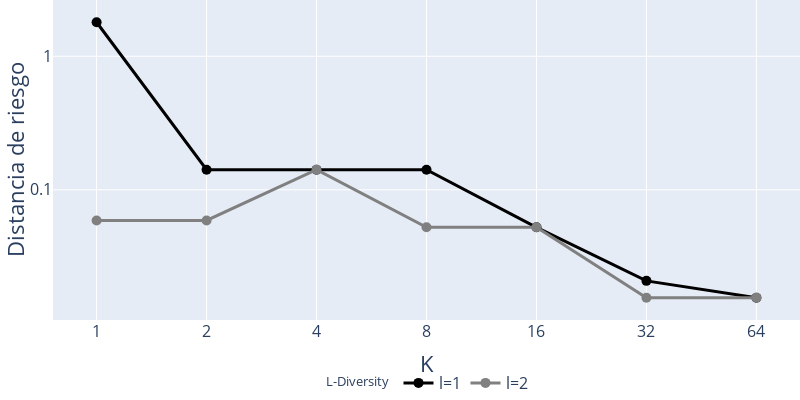

Notebook source saved alongside this figure:
### Markdown cell above
### Resultados de aplicar únicamente k-anonimity y l-diversity
La gráfica muestra claramente cómo la métrica `risk_distance` disminuye a medida que aumenta el valor de k, tanto para l=1 (azul) como para l=2 (naranja). Sin embargo, la reducción es más pronunciada para l=2, lo que indica que aplicar l-diversity adicionalmente a k-anonimity logra una mayor protección (menor riesgo) en los datos. Esto resalta la importancia de combinar ambos enfoques para mejorar la privacidad.

### Code cell
# Filtrar los resultados para t=0 (solo k y l)
data_kl = []
for (k_val, l_val, t_val), df in anonymity_dict.items():
    if t_val == 1.0:
        for v in df['risk_distance'].values.astype(float):
            data_kl.append({'k': k_val, 'l': l_val, 'risk_distance': v})

df_kl = pd.DataFrame(data_kl)

fig_kl = go.Figure()

colors = {1: 'black', 2: 'grey'}

# Calcular la mediana de risk_distance para cada combinación de k y l
medians_kl = df_kl.groupby(['k', 'l'])['risk_distance'].median().reset_index()

for l_val in sorted(medians_kl['l'].unique()):
    fig_kl.add_trace(go.Scatter(
        x=medians_kl[medians_kl['l'] == l_val]['k'],
        y=medians_kl[medians_kl['l'] == l_val]['risk_distance'],
        mode='lines+markers',
        name=f"l={l_val}",
        marker=dict(color=colors[l_val], size=10),
        line=dict(color=colors[l_val], width=3),
        showlegend=True,
        legendgrouptitle_text=f"L-Diversity"
    ))
fig_kl.update_xaxes(type='log', tickvals=sorted(df_kl['k'].unique()), title_text='K')
fig_kl.update_yaxes(
    title_text='Distancia de riesgo',
)
fig_kl.update_layout(
    legend=dict(
        orientation='h',
        yanchor='bottom',
        y=-0.25,
        xanchor='center',
        x=0.5,
        font=dict(size=16),
        title=dict(font=dict(size=18))
    ),
    xaxis=dict(
        title_font=dict(size=22),
        tickfont=dict(size=16),
    ),
    yaxis=dict(
        title_font=dict(size=22),
        tickfont=dict(size=16),
        type='log',
        tickvals=[10**(-i) for i in range(0, 2)],
    ),
    margin=dict(l=0, r=0, t=0, b=0),
    height=400,
    width=800
)
fig_kl.write_image("../Memoria/images/graphs/risk_distance-vs-k_anonymity-l_diversity.png")
fig_kl.show()

### Figure 1 — Plotly figure (JSON) as saved in the notebook; plotly's stock layout.template omitted (floating-point values rounded to 4 significant figures)
{"data": [{"legendgrouptitle": {"text": "L-Diversity"}, "line": {"color": "black", "width": 3}, "marker": {"color": "black", "size": 10}, "mode": "lines+markers", "name": "l=1", "showlegend": true, "type": "scatter", "x": [1, 2, 4, 8, 16, 32, 64], "y": [1.798, 0.1414, 0.1414, 0.1414, 0.05238, 0.0208, 0.01555]}, {"legendgrouptitle": {"text": "L-Diversity"}, "line": {"color": "grey", "width": 3}, "marker": {"color": "grey", "size": 10}, "mode": "lines+markers", "name": "l=2", "showlegend": true, "type": "scatter", "x": [1, 2, 4, 8, 16, 32, 64], "y": [0.05893, 0.05893, 0.1414, 0.05238, 0.05238, 0.01555, 0.01555]}], "layout": {"height": 400, "legend": {"font": {"size": 16}, "orientation": "h", "title": {"font": {"size": 18}}, "x": 0.5, "xanchor": "center", "y": -0.25, "yanchor": "bottom"}, "margin": {"b": 0, "l": 0, "r": 0, "t": 0}, "width": 800, "xaxis": {"tickfont": {"size": 16}, "tickvals": [1, 2, 4, 8, 16, 32, 64], "title": {"font": {"size": 22}, "text": "K"}, "type": "log"}, "yaxis": {"tickfont": {"size": 16}, "tickvals": [1, 0.1], "title": {"font": {"size": 22}, "text": "Distancia de riesgo"}, "type": "log"}}}
